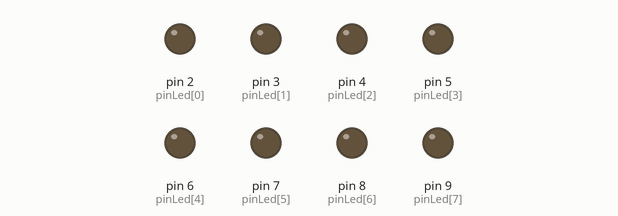
Simulated run of this sketch. Board: Arduino Uno, built with avr-gcc and run on an emulated ATmega328P. On the bench: output pins drawn as LEDs (lit = HIGH).

Above: at 0.15 s.
At 2.25 s:
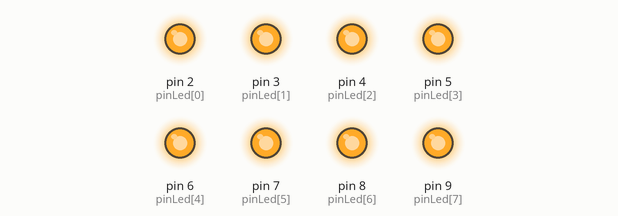
Timing chart, 0 to 3.0 s (numbered marks = the images above):
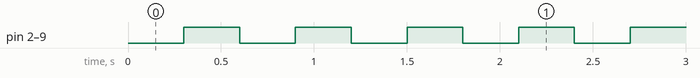

Measured:
- by itself, pin 2 (pinLed[0]), pin 3 (pinLed[1]), pin 4 (pinLed[2]), pin 5 (pinLed[3]), pin 6 (pinLed[4]), pin 7 (pinLed[5]), pin 8 (pinLed[6]), pin 9 (pinLed[7]): alternates HIGH for 0.30 s and LOW for 0.30 s

The sketch:

nhayall.ino
```cpp
int pinLed[] = {2,3,4,5,6,7,8,9}; //nhap nhay all
int i,j;
void nhapnhay()
{
  for(i=0;i<=7;i++)
    digitalWrite(pinLed[i], LOW) ;
  delay (300) ;
  for(i=0;i<=7;i++)
    digitalWrite(pinLed[i],HIGH);
  delay(300);
}
void setup()
{
  for(i=0;i<=7; i++)
  pinMode(pinLed[i],OUTPUT);
  }
void loop(){
  nhapnhay();
  }
```
